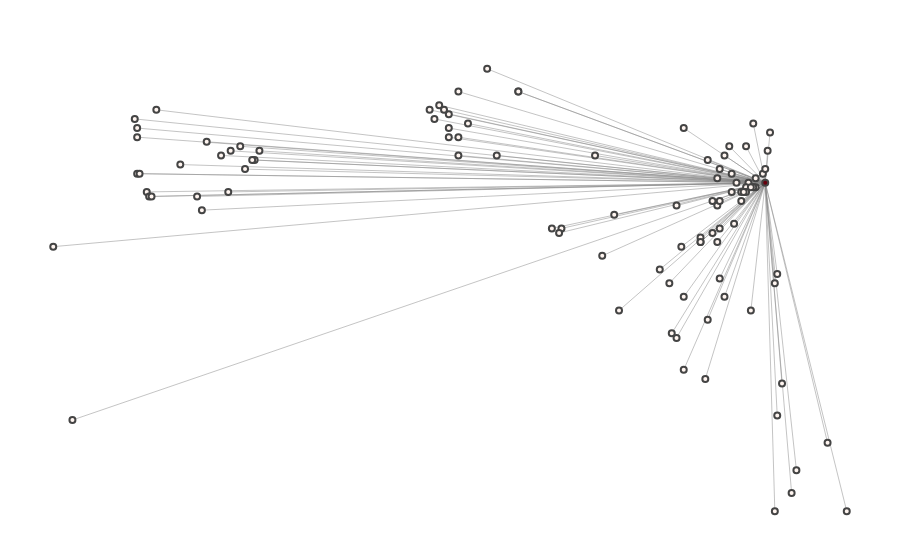

The notebook cell this image was saved under:
### Code cell
#create plotlyfigure
fig = go.Figure(data=[edge_trace, node_trace],
             layout=go.Layout(
                title='',
                titlefont_size=16,
                showlegend=False,
                paper_bgcolor='rgba(0,0,0,0)',
                plot_bgcolor='rgba(0,0,0,0)',
                hovermode='closest',
                margin=dict(b=20,l=5,r=5,t=40),
                annotations=[ dict(
                    text="",
                    showarrow=False,
                    xref="paper", yref="paper",
                    x=0.005, y=-0.002 ) ],
                xaxis=dict(showgrid=False, zeroline=False, showticklabels=False),
                yaxis=dict(showgrid=False, zeroline=False, showticklabels=False))
                )
fig.show()

### Figure 1 — Plotly figure (JSON) as saved in the notebook; plotly's stock layout.template omitted (floating-point values rounded to 4 significant figures; data arrays with more than 128 entries replaced by an {"elided": "..."} marker saying what was removed)
{"data": [{"hoverinfo": "none", "line": {"color": "#888", "width": 0.5}, "mode": "lines", "type": "scatter", "x": {"elided": "309 int values"}, "y": {"elided": "309 int values"}}, {"hoverinfo": "text", "marker": {"color": [1, 103, 1, 1, 1, 1, 1, 1, 1, 1, 1, 1, 1, 1, 1, 1, 1, 1, 1, 1, 1, 1, 1, 1, 1, 1, 1, 1, 1, 1, 1, 1, 1, 1, 1, 1, 1, 1, 1, 1, 1, 1, 1, 1, 1, 1, 1, 1, 1, 1, 1, 1, 1, 1, 1, 1, 1, 1, 1, 1, 1, 1, 1, 1, 1, 1, 1, 1, 1, 1, 1, 1, 1, 1, 1, 1, 1, 1, 1, 1, 1, 1, 1, 1, 1, 1, 1, 1, 1, 1, 1, 1, 1, 1, 1, 1, 1, 1, 1, 1, 1, 1, 1, 1], "colorbar": {"thickness": 15, "title": {"side": "right", "text": "Node Connections"}, "xanchor": "left"}, "colorscale": [[0, "rgb(255,245,240)"], [0.125, "rgb(254,224,210)"], [0.25, "rgb(252,187,161)"], [0.375, "rgb(252,146,114)"], [0.5, "rgb(251,106,74)"], [0.625, "rgb(239,59,44)"], [0.75, "rgb(203,24,29)"], [0.875, "rgb(165,15,21)"], [1, "rgb(103,0,13)"]], "line": {"width": 2}, "reversescale": false, "showscale": false, "size": 6}, "mode": "markers", "type": "scatter", "x": [121, 140, 126, 72, 100, -71, 141, -97, 130, 105, 113, -157, 135, -73, 120, 101, -118, 136, -87, 128, -117, 106, 103, 121, -123, -114, -79, 2, 134, 77, -116, 24, 12, 8, 12, 0, 127, 133, 113, 103, 121, 120, 116, 121, 123, 120, 118, 125, -84, -83, 144, -93, -122, -122, 145, 55, 54, 132, 136, 106, 115, 135, 130, 132, 131, 134, 69, 142, 116, 126, 145, 37, 51, 8, 135, 118, 153, -149, 151, 132, 144, 4, 6, 8, 174, -104, -74, -77, -95, 28, 139, 113, 96, 140, -122, -121, 16, 106, 123, 147, 166, 12, 37, 79], "y": [14, 35, 37, 19, 13, 42, 42, 32, 33, 21, 22, 21, 34, 40, 22, 2, 33, 34, 41, 35, 32, 10, 1, 25, 49, 51, 43, 49, 7, 28, 32, 60, 41, 45, 45, 51, 26, 35, 23, 30, 38, 30, 40, 31, 41, 36, 24, 43, 33, 42, 13, 44, 45, 47, 15, 25, 24, 34, 36, -6, -8, 34, 31, 33, 33, 34, 41, 46, 5, 33, -16, 55, 25, 50, 48, 31, -28, -17, -33, 43, -37, 52, 51, 47, -37, 39, 40, 38, 29, 41, 37, 22, 16, 38, 37, 37, 48, 47, 10, -9, -22, 55, 55, 7]}], "layout": {"annotations": [{"showarrow": false, "text": "", "x": 0.005, "xref": "paper", "y": -0.002, "yref": "paper"}], "hovermode": "closest", "margin": {"b": 20, "l": 5, "r": 5, "t": 40}, "paper_bgcolor": "rgba(0,0,0,0)", "plot_bgcolor": "rgba(0,0,0,0)", "showlegend": false, "title": {"font": {"size": 16}, "text": ""}, "xaxis": {"showgrid": false, "showticklabels": false, "zeroline": false}, "yaxis": {"showgrid": false, "showticklabels": false, "zeroline": false}}}
